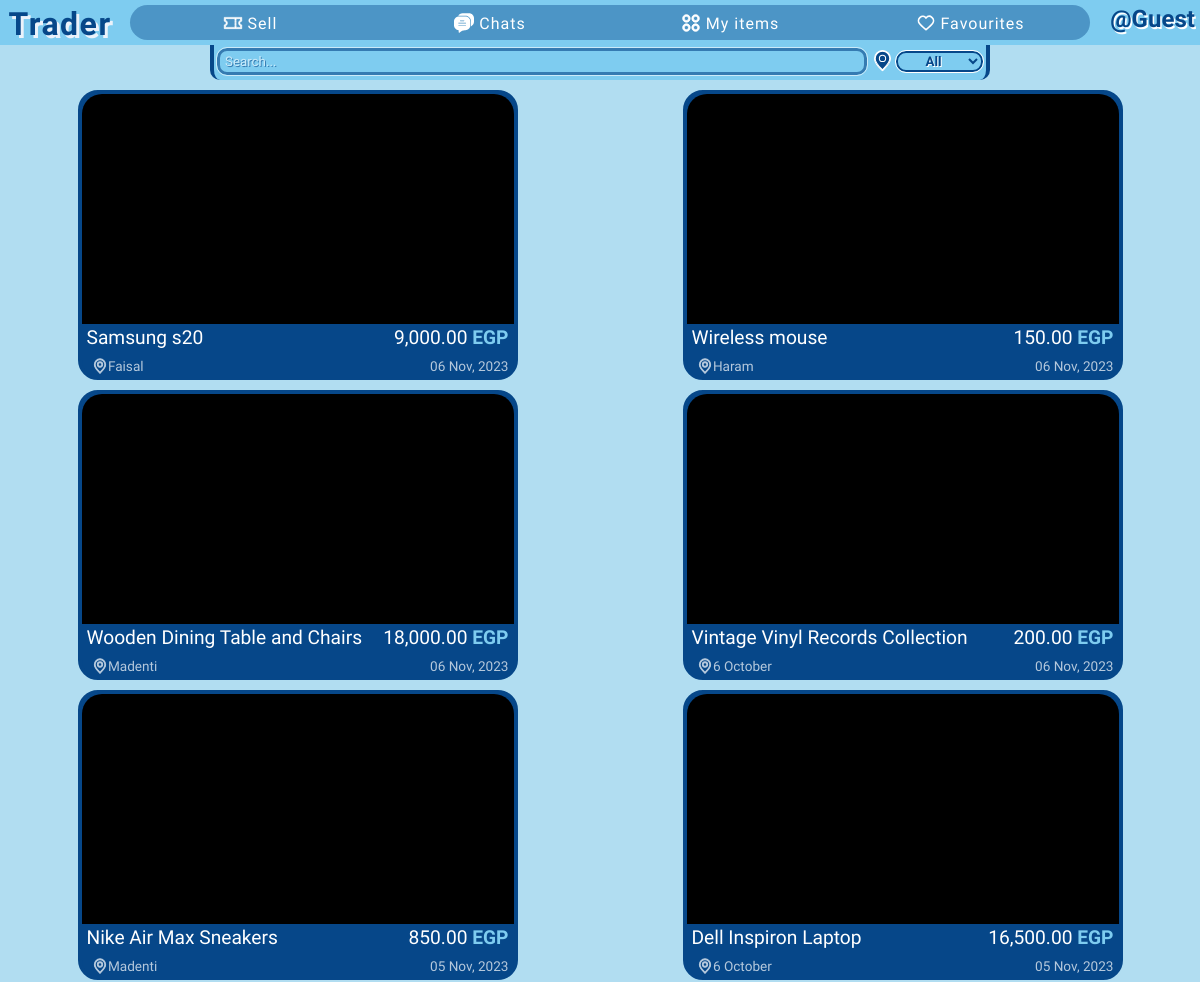
Before: / (upper part) with the older database file.
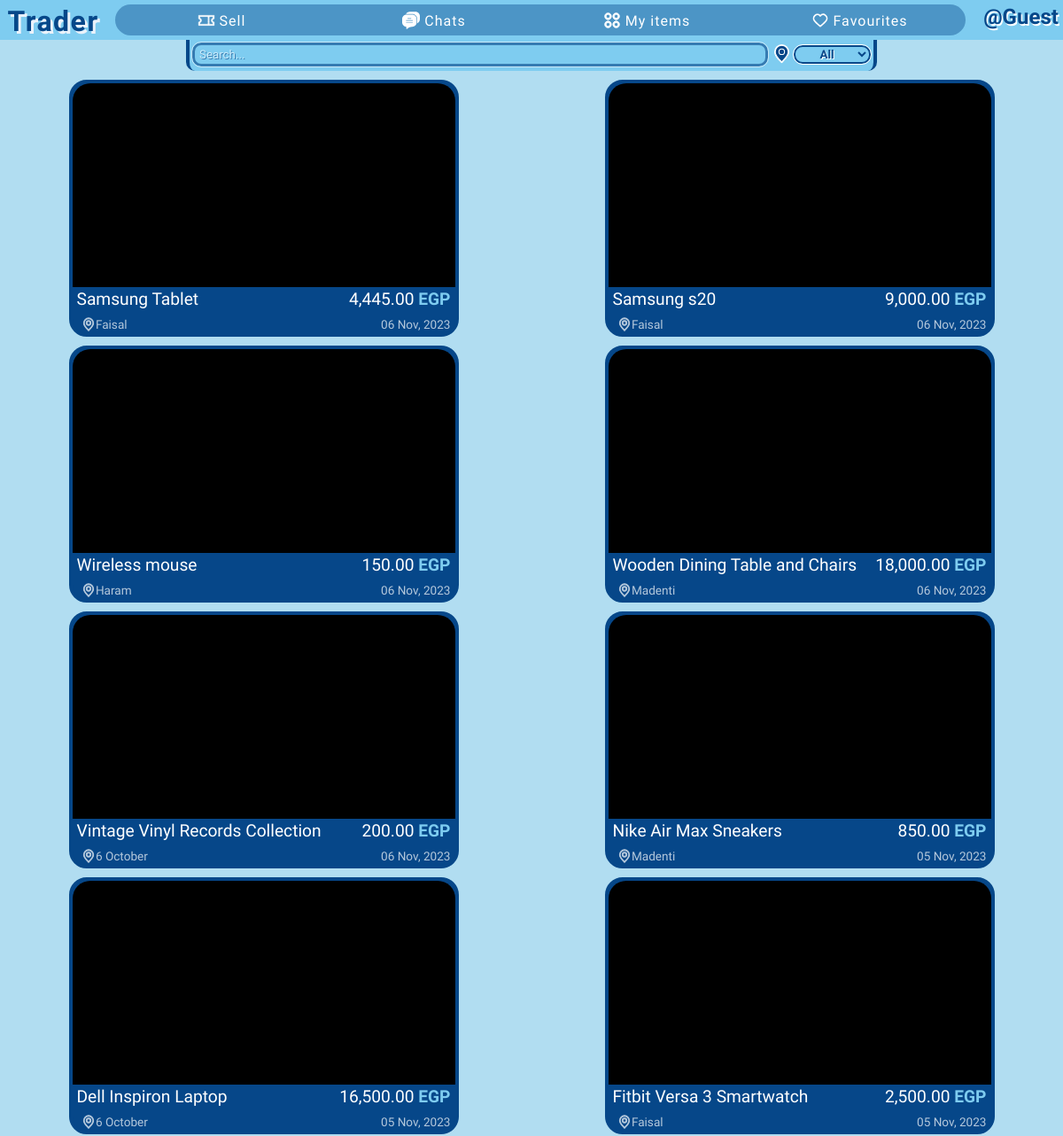
After: the same page with the newer database file.
### app/models.py (models this page shows)
class Item(db.Model):
    id = db.Column(db.Integer, primary_key=True)  # Item ID
    title = db.Column(db.String(100), nullable=False)  # Item title
    description = db.Column(db.Text, nullable=False)  # Item description
    location = db.Column(db.String(100), nullable=False)  # Item location
    price = db.Column(db.Float, default=0, nullable=False)  # Item price
    is_sold = db.Column(db.Boolean, default=False)  # Is item sold?
    created_at = db.Column(db.DateTime)  # Item creation timestamp
    owner = db.Column(db.Integer, db.ForeignKey("user.id"), nullable=False)  # Owner of the item
    images = db.relationship('Image', backref='images_set', lazy=True)  # Images associated with the item
    chats = db.relationship('Chat', backref='chats_set', lazy=True)  # Chats related to the item

### app/routes.py (the view)
@app.get("/")
def index():
    items = Item.query.filter_by(is_sold=False).order_by(Item.created_at.desc()).all()
    return render_template("index.html", items=items)

### app/cust_formatting.py (called while the page is built)
def price_format(float):
    return '{:,.2f}'.format(float)

### app/templates/index.html (shortened to what this page needs)
{% extends 'base.html' %}
{% block head %}
    <link rel="stylesheet" href="{{ url_for('static', filename='css/index.css') }}">
    <link rel="stylesheet" href="{{ url_for('static', filename='css/partials/item.css') }}">
{% endblock %}
{% block search_location %}
    {% include 'partials/search-location.html' %}
{% endblock %}
{% block content %}
    <div class="items-cont">
        {% for item in items %}
            {% include "partials/item.html" %}
        {% endfor %}
    </div>
{% endblock %}

### app/templates/base.html (shortened to what this page needs)
<!DOCTYPE html>
<html lang="en">
<head>
    <link rel="stylesheet" href="{{ url_for('static', filename='css/base.css') }}">
    <link rel="stylesheet" href="{{ url_for('static', filename='css/partials/user-card.css') }}">
    {% block head %}{% endblock %}
</head>
<body>
    {% block nav %}
        <header>
            <nav>
                <a href="{{ url_for('index') }}" class="app-name">Trader</a>
                <div class="all-links">
                    <a href="{{ url_for('sell') }}" class="nav-link {% block sell_page %}{% endblock %}" title="Sell">
                        <span>Sell</span>
                    </a>
                    <a href="{{ url_for('all_contacts') }}" class="nav-link {% block all_contacts_page %}{% endblock %}" title="Chats">
                        <span>Chats </span>
                    </a>
                    <a href="{{ url_for('active_items') }}" class="nav-link {% block my_items_page %}{% endblock %}" title="My items">
                        <span>My items</span>
                    </a>
                    <a href="{{ url_for('favourites') }}" class="nav-link {% block favourites_page %}{% endblock %}" title="Favourites">
                        <span>Favourites</span>
                    </a>
                </div>
                <div class="user-card-cont">
                    {% if current_user.is_authenticated %}
                        {% include 'partials/user-card.html' %}
                        <a href="{{ url_for('logout') }}" class="logout">Log out</a>
                    {% else %}
                        <div class="guest">@Guest</div>
                    {% endif %}
                </div>
            </nav>
            {% block search_location %}{% endblock search_location %}
        </header>
    {% endblock nav %}
    {% block content %}{% endblock content %}
</body>
</html>

### app/templates/partials/search-location.html (shortened to what this page needs)
<div class="search-location-cont">
    <input type="search" class="search" placeholder="Search...">
    <div class="location-cont">
        <select name="location" class="location" title="Location">
            <option class="all" value="">All</option>
        </select>
    </div>
</div>

### app/templates/partials/item.html (shortened to what this page needs)
<div class="single-item-cont location-{% if item.location == '6 October' %}october{% else %}{{ item.location|lower }}{% endif %}" id="item-{{ item.id }}">
    <a class="item" href="{{ url_for('single_item', item_id=item.id) }}">
        <div class="img-cont">
        </div>
        <div class="upper">
            <div class="item-title">{{ item.title }}</div>
            <div class="item-price">{{ price_format(item.price) }} <span class="egp">EGP</span></div>
        </div>
        <div class="lower">
            <div class="item-location">
                {{ item.location }}
            </div>
            <div>{{ date_format(item.created_at) }}</div>
        </div>
    </a>
</div>

### app/static/css/base.css (style rules this page uses)
* { font-family: 'Varela Round', serif; box-sizing: border-box; margin: 0; padding: 0; font-size: bolder; }
body { background-color: #B1DDF1; color: white; height: 100vh; }
nav { display: grid; grid-template-columns: 120px 1fr auto; background-color: #7eccf0; height: 45px; }
.search-location-cont { display: grid; grid-template-columns: 1fr auto; padding: 3px; background-color: #7eccf0; height: 35px; width: 65%; margin: auto; border-bottom-left-radius: 10px; border-bottom-right-radius: 10px; border-right: 4px solid #064789; border-left: 4px solid #064789; }
.search-location-cont .search { border-radius: 10px; padding: 5px; height: 1.7rem; border: 3px solid #064789; outline: 1px solid white; background-color: #7eccf0; opacity: 0.6; }
.search-location-cont .search::placeholder { color: white; text-shadow: 1px 1px #064789; }
.search-location-cont .location-cont .location { position: relative; bottom: 7px; background-color: #7eccf0; border: 2px solid #064789; outline: 1px solid white; border-radius: 10px; color: #064789; text-align: center; text-shadow: 1px 1px white; font-weight: bolder; padding: 0 2px; }
.search-location-cont .location-cont svg { position: relative; left: 2.5px; }
.app-name, .pge-header { position: relative; top: 5px; font-family: Cookie; font-weight: bolder; font-size: 2rem; text-align: center; letter-spacing: 1.5px; text-decoration: none; color: #064789; text-shadow: 3px 3px #EBF2FA; transition: all 0.3s; }
.all-links { display: flex; justify-content: space-evenly; align-items: center; background-color: #06478969; height: 35px; border-radius: 20px; margin: 5px 10px; overflow: hidden; }
.all-links .nav-link:first-of-type { border-top-left-radius: 20px; border-bottom-left-radius: 20px; }
.all-links .nav-link:last-of-type { border-top-right-radius: 20px; border-bottom-right-radius: 20px; }
.all-links .nav-link { color: white; letter-spacing: 1px; text-decoration: none; width: 100%; text-align: center; padding: 5px; padding-bottom: 8px; }
.all-links .nav-link svg { position: relative; top: 4px; }
.user-card-cont { position: relative; display: grid; column-gap: 5px; grid-template-columns: auto 1fr; grid-template-rows: 1fr 1fr; color: black; padding: 5px; height: 45px; padding-left: 10px; transition: background-color .2s ease-out; cursor: pointer; width: fit-content; min-width: 100px; }
.guest { grid-column: span 2; font-weight: bolder; position: relative; text-align: center; font-size: 1.5rem; color: #064789; text-shadow: 1.5px 1.5px white; }

### app/static/css/partials/item.css (style rules this page uses)
.items-cont { display: grid; grid-template-columns: repeat(auto-fill, minmax(450px, 1fr)); gap: 10px 10px; padding: 10px 0; }
.single-item-cont { position: relative; width: 440px; margin: auto; transition: transform 0.3s; }
.item { position: relative; display: flex; flex-direction: column; justify-content: space-between; text-decoration: none; color: white; width: 440px; height: 290px; background-color: #064789; border-radius: 20px; border: 4px solid #064789; cursor: pointer; overflow: hidden; }
.img-cont { border-radius: 20px 20px 0 0; position: relative; background-color: black; overflow: hidden; height: 85%; }
.upper, .lower { display: flex; justify-content: space-between; align-items: baseline; padding: 2px 5px; }
.upper { font-size: 1.2rem; }
span.egp { color: #7eccf0; font-weight: bolder; }
.lower { font-size: 0.85rem; opacity: 0.7; }
.lower svg { position: relative; top: 3.5px; left: 4px; }

Changed rows visible on the page:
added Item: title "Samsung Tablet", price "4,445.00", location "Faisal", created_at "06 Nov, 2023"
now on this page (row unchanged): Item: title "Fitbit Versa 3 Smartwatch", price "2,500.00", location "Faisal", created_at "05 Nov, 2023"
